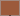

This game map was drawn from its Tiled (.tmx) file and the tilesets committed beside it. A one-line description and the full map source follow:
An orthogonal 20x16 tile map with 1x1 px tiles, 1 tile layer (Tile Layer 1).

<map version="1.8" tiledversion="1.8.2" orientation="orthogonal" renderorder="right-down" width="20" height="16" tilewidth="1" tileheight="1" infinite="0" nextlayerid="2" nextobjectid="1">
 <tileset firstgid="1" source="Tile sets/ground.tsx" />
 <layer id="1" name="Tile Layer 1" width="20" height="16">
  <data encoding="csv">
5,5,5,5,5,5,5,5,5,5,5,5,5,5,5,5,5,5,5,5,
5,4,4,4,4,4,4,4,4,4,4,4,4,4,4,4,4,4,4,5,
5,4,4,4,4,4,4,4,4,4,4,4,4,4,4,4,4,4,4,5,
5,4,4,4,4,4,4,4,4,4,4,4,4,4,4,4,4,4,4,5,
5,4,4,4,4,4,4,4,4,4,4,4,4,4,4,4,4,4,4,5,
5,4,4,4,4,4,4,4,4,4,4,4,4,4,4,4,4,4,4,5,
5,4,4,4,4,4,4,4,4,4,4,4,4,4,4,4,4,4,4,5,
5,4,4,4,4,4,4,4,4,4,4,4,4,4,4,4,4,4,4,5,
5,4,4,4,4,4,4,4,4,4,4,4,4,4,4,4,4,4,4,5,
5,4,4,4,4,4,4,4,4,4,4,4,4,4,4,4,4,4,4,5,
5,4,4,4,4,4,4,4,4,4,4,4,4,4,4,4,4,4,4,5,
5,4,4,4,4,4,4,4,4,4,4,4,4,4,4,4,4,4,4,5,
5,4,4,4,4,4,4,4,4,4,4,4,4,4,4,4,4,4,4,5,
5,4,4,4,4,4,4,4,4,4,4,4,4,4,4,4,4,4,4,5,
5,4,4,4,4,4,4,4,4,4,4,4,4,4,4,4,4,4,4,5,
5,5,5,5,5,5,5,5,5,6,6,5,5,5,5,5,5,5,5,5
</data>
 </layer>
</map>
